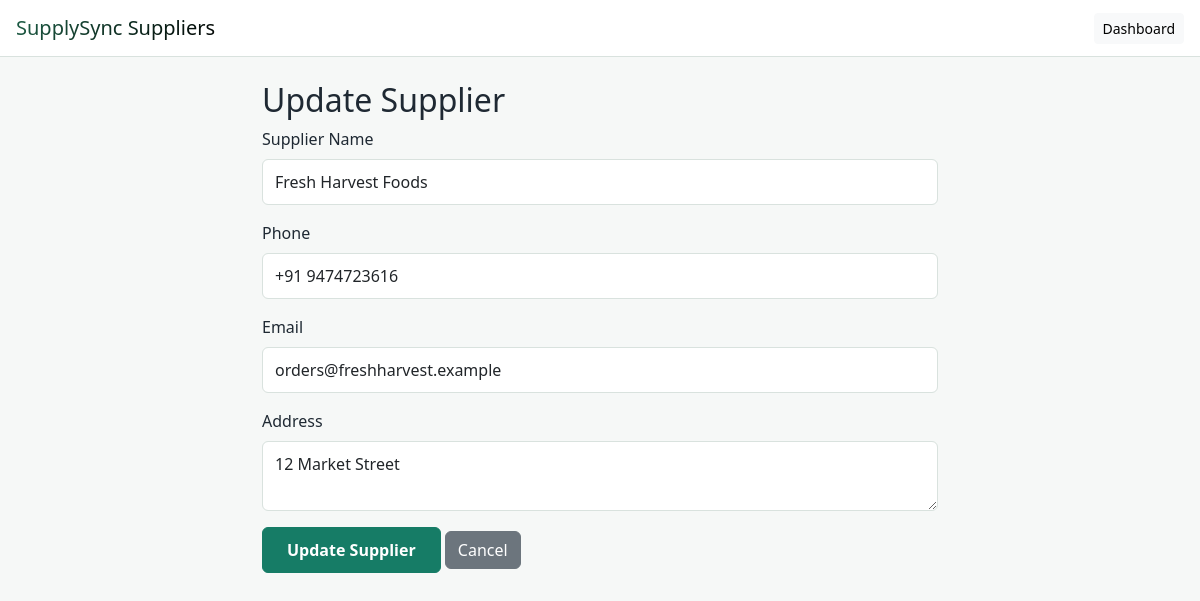
The app's page /admin/edit_supplier.php?id=1 (signed in) with its own data.
### tables this page shows
CREATE TABLE `suppliers` (
  `id` int(11) NOT NULL AUTO_INCREMENT,
  `supplier_name` varchar(150) NOT NULL,
  `phone` varchar(50) DEFAULT NULL,
  `email` varchar(190) DEFAULT NULL,
  `address` varchar(255) DEFAULT NULL,
  PRIMARY KEY (`id`)
);

### admin/edit_supplier.php (the view, shortened to what this page needs)
<?php
include(__DIR__ . "/../config/db.php");
$id = (int)($_GET['id'] ?? $_POST['id'] ?? 0);
$stmt = $conn->prepare("SELECT supplier_name, phone, email, address FROM suppliers WHERE id = ?");
$stmt->bind_param('i', $id);
$stmt->execute();
$supplier = $stmt->get_result()->fetch_assoc();
?>
<!DOCTYPE html>
<html>
<head>
    <link href="https://cdn.jsdelivr.net/npm/bootstrap@5.3.2/dist/css/bootstrap.min.css" rel="stylesheet">
    <link href="../css/style.css" rel="stylesheet">
</head>
<body>
    <nav class="navbar navbar-dark bg-dark px-3">
        <a href="view_suppliers.php" class="navbar-brand">SupplySync Suppliers</a>
        <a href="dashboard.php" class="btn btn-light btn-sm">Dashboard</a>
    </nav>
    <div class="container mt-4" style="max-width: 700px;">
        <h2>Update Supplier</h2>
        <form method="POST">
            <div class="mb-3"><label class="form-label">Supplier Name</label><input type="text" name="supplier_name" class="form-control" value="<?= htmlspecialchars($supplier['supplier_name']) ?>" required></div>
            <div class="mb-3"><label class="form-label">Phone</label><input type="text" name="phone" class="form-control" value="<?= htmlspecialchars($supplier['phone'] ?? '') ?>"></div>
            <div class="mb-3"><label class="form-label">Email</label><input type="email" name="email" class="form-control" value="<?= htmlspecialchars($supplier['email'] ?? '') ?>"></div>
            <div class="mb-3"><label class="form-label">Address</label><textarea name="address" class="form-control"><?= htmlspecialchars($supplier['address'] ?? '') ?></textarea></div>
            <button type="submit" class="btn btn-primary">Update Supplier</button>
            <a href="view_suppliers.php" class="btn btn-secondary">Cancel</a>
        </form>
    </div>
</body>
</html>

### css/style.css (style rules this page uses)
:root { --primary-mint: #3EB489; --primary-dark: #2E8F6E; --secondary-white: #FFFFFF; --light-bg: #E8F8F2; --success: #22C55E; --danger: #EF4444; --text-dark: #1F2937; --text-light: #6B7280; --shadow: 0 4px 6px -1px rgba(62, 180, 137, 0.2); --border: #D1EDE3; }
.navbar { background: linear-gradient(135deg, var(--primary-mint), var(--primary-dark)) !important; box-shadow: var(--shadow) !important; border-bottom: 3px solid var(--success) !important; }
body { background: linear-gradient(to bottom, var(--light-bg), #F0FBF4) !important; color: var(--text-dark) !important; font-family: 'Segoe UI', Tahoma, Geneva, Verdana, sans-serif; }
.btn-primary, .btn-success { background: linear-gradient(135deg, var(--primary-mint), var(--success)) !important; border: none !important; border-radius: 12px !important; padding: 10px 24px !important; font-weight: 600 !important; box-shadow: 0 4px 12px rgba(62, 180, 137, 0.4) !important; transition: all 0.3s ease !important; }
.navbar-brand { background: linear-gradient(135deg, #1f6249, #000000); -webkit-background-clip: text; -webkit-text-fill-color: transparent; background-clip: text; }
.form-control, .form-select { border: 2px solid var(--border) !important; border-radius: 12px !important; padding: 12px 16px !important; transition: all 0.3s ease !important; }
.container { animation: slideInUp 0.6s ease-out; }
:root { --primary-mint: #167c66; --primary-dark: #115e50; --light-bg: #f6f8f7; --border: #d9e2de; --text-dark: #1f2933; --text-light: #667085; --shadow: 0 2px 8px rgba(31, 41, 51, 0.08); }
body { background: var(--light-bg) !important; color: var(--text-dark) !important; font-family: "Segoe UI", Tahoma, sans-serif; }
.navbar, .navbar[style] { background: #ffffff !important; border-bottom: 1px solid var(--border) !important; box-shadow: none !important; }
.navbar-dark .navbar-brand, .navbar-dark .nav-link, .navbar .navbar-brand, .navbar .nav-link { color: var(--text-dark) !important; }
.btn-primary, .btn-success, .btn-primary-mint { background: var(--primary-mint) !important; border: 1px solid var(--primary-mint) !important; border-radius: 6px !important; box-shadow: none !important; }
.form-control, .form-select { border: 1px solid var(--border) !important; border-radius: 6px !important; padding: 10px 12px !important; }
.container, .container-fluid { animation: none !important; }

### records on screen
suppliers: supplier_name "Fresh Harvest Foods", phone "+91 9474723616", email "orders@freshharvest.example", address "12 Market Street"
